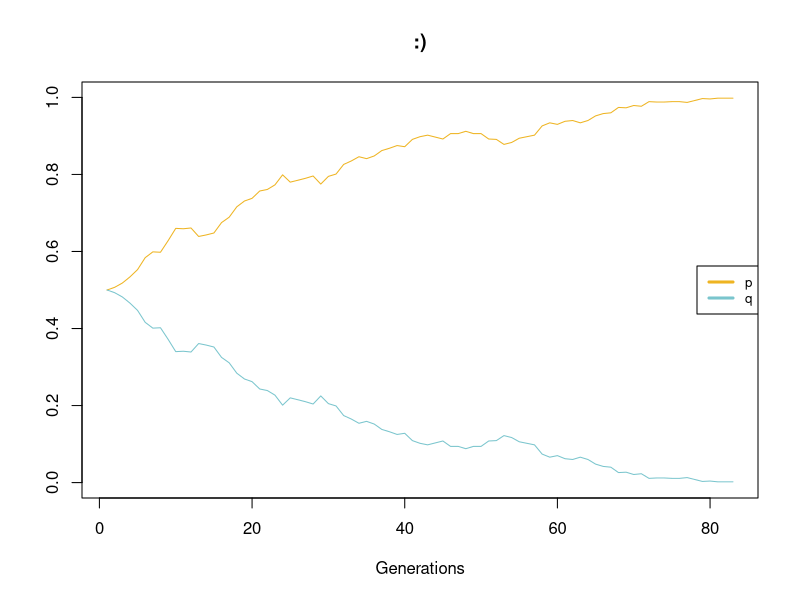

Recreate this plot in R.
#Andrew Johnson
#Wright-Fisher model: two alleles, selection

#NEEDS-- MULTIPLE ALLELES
#        MULTINOMIAL DRAW 
#        MUTATION/ INTRODUCTION OF NEW ALLELES (THAT WILL NOT BE PART OF THE REPRODUCTIVE POOL)

#set initial conditions------------------------------------------------------------------------------------

#initial population number
popNum <- 1000

#allele frequencies
p <- .5
q <- (1 - p)

#allele fitness coefficient
sel <- 0.1

#generation counter, intitally set to zero
gens <- 0

#create data frame of appropriate dimensions--------------------------------------------------------------

genTable <- data.frame(matrix(ncol = 2, nrow = 1))
colnames(genTable)=c("p","q")

#binomial sample iterated over n generations until extinction or fix.-------------------------------------

while(p > 0 && p < 1){
  
  #adds one generation to the counter
  gens <- gens + 1
  
  #adding variable values from previous generation to the dataframe
  genTable <- rbind(genTable)
  genTable[gens,1]=p
  genTable[gens,2]=q
  
  #calculate the fitness-weighted probability
  pFit <- ((p^2 + ( p * q * ( 1 - (.5 * sel)))) / 
             (p^2 + (2 * p * q * (1 - (.5*sel))) + (q^2 * (1-sel))))
  
  #binomial sample of two variants, p and q in this case
  newDist <- rbinom(1, popNum, pFit)
  p <- newDist/popNum
  q <- 1 - p
}

#plot the results-----------------------------------------------------------------------------------------
plot(genTable$p, col="goldenrod2", type = "l", xlab="Generations", ylab="", 
     ylim= c(0,1), main = " :) ")
lines(genTable$q, col="cadetblue3", type = "l")
par(bg= "white")
legend("right",legend = colnames(genTable),col=c("goldenrod2", "cadetblue3"),bg="white",lwd=3, cex = .8)

#prints generations until fixation or extinction----------------------------------------------------------
pFix <- 0
pExt <- 0
if(p > q){
  pFix <- 1
  sprintf("after %g generations, p fixed at 1", gens)
}else{
  pExt <- 1
  sprintf("after %g generations, p went extinct", gens)
}


